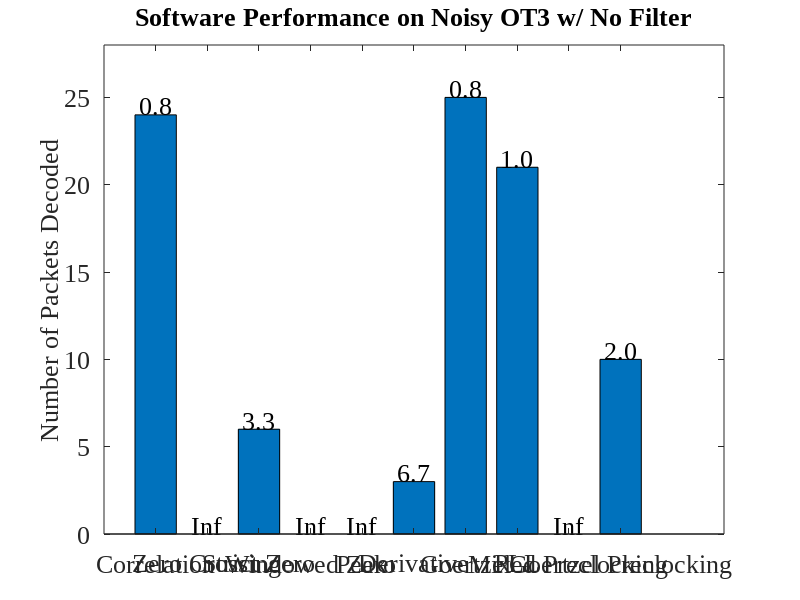

Here is the MATLAB script that generated this plot: (Note: this script raises an error after producing the figure.)
fontSize = 19;
% .wav file	Filtering	Correlation	Zero Xing	Strict Xing	Windowed Zero	Peak	Derivative	Goertzel	PLL	PreClocking	Goertzel Pre
% OT3Test	None        40          35          40          39              3       40          40          40	0           40	
%           Bandpass	40          19          0           0               0       33          40          40	40          28	
%           6db         40          12          40          0               0       14          40          0	39          15	
% Gen200	None        200         200         200         200             200     200         200         200	0           200	
%           Bandpass	200         27          200         0               0       200         200         200	200         106	
%           6db         200         200         200         0               0       200         200         200	200         199	
% OT3WNoise	None        24          0           6           0               0       3           25          21	0           10	
%           Bandpass	24          6           2           0               0       5           23          23	17          11	
%           6db         11          1           9           0               0       4           6           14	6           5	
% LATrack1	None        946         460         568         298             0       543         965         925	0           564	
%           Bandpass	964         536         151         0               0       422         965         654	939         431	
%           6db         914         53          422         0               0       97          512         189	482         224	
% LATrack2	None        639         0           0           162             0       5           608         0	0           390	
%           Bandpass	872         0           0           0               0       0           448         0	939         230	
%           6db         958         209         74          0               0       254         956         0	947         392	

x = [24          0           6           0               0       3           25          21	0           10];
y = ['Correlation' 'Zero Crossing' 'Strict Zero' 'Windowed Zero' 'Peak' 'Derivative' 'Goertzel' 'PLL' 'Mixed Preclocking' 'Goertzel Preclocking'];
f = figure('Position',[0,0,1280,1024]);
set(gcf,'color','w');
bar(x);
ylim([0,28]);
snr = 20./x;
for i1=1:numel(x)
    text(i1,x(i1),num2str(snr(i1),'%0.1f'),...
               'HorizontalAlignment','center',...
               'VerticalAlignment','bottom')
end
filename = 'Software Performance on Noisy OT3 w/ No Filter';
title(filename);
%xlabel('Devices');
ylabel('Number of Packets Decoded');
set(gca,'XTickLabel',{'Correlation' 'Zero Crossing' 'Strict Zero' 'Windowed Zero' 'Peak' 'Derivative' 'Goertzel' 'PLL' 'Mixed Preclocking' 'Goertzel Preclocking'})
set(gca,'FontSize',fontSize, 'FontName', 'Times New Roman');
set(findall(gcf,'type','text'),'FontSize',fontSize, 'FontName', 'Times New Roman');
rotateXLabels(gca, 45)
set(gca, 'xtick', [])
grid on
saveas(f, strcat('.\..\..\..\rrxthesis\images\',regexprep(filename,'[^\w'']',''),'.png'));
pause();
close(f);
clear all;
